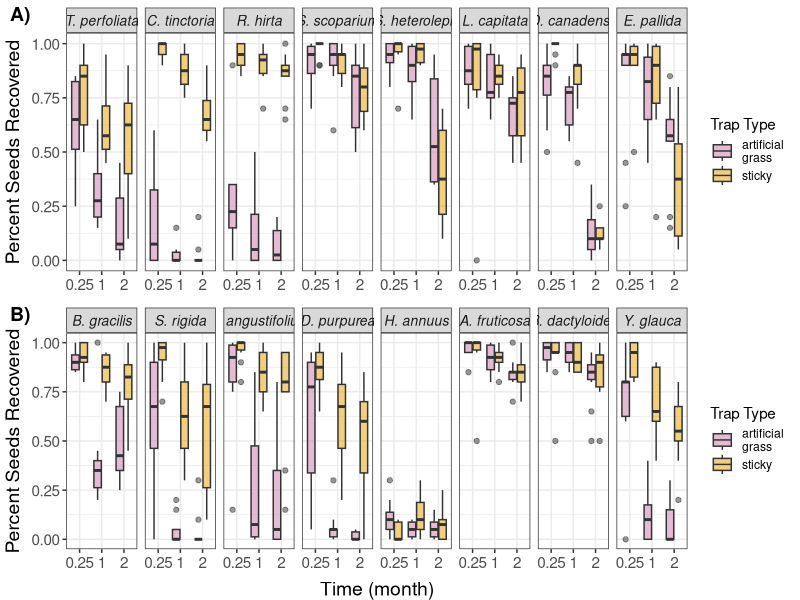

Reproduce this figure in R. (Note: this script raises an error after producing the figure.)
## ---- chunk 1
# clear workspace
rm(list=ls())

# working directory
# set working directory to "source file location"

# libraries
library(tidyverse)
library(RColorBrewer)
library(viridis)
library(cowplot)
library(glmmTMB)
library(ggeffects) #for ggpredict()
library(emmeans) # for post-sticky comparison

# data
all <- read_csv("seed_recovery_all.csv")

## ---- chunk 2


palatte <- c("#CC79A7","#E69F00")

#size order
mo_raw <- subset(all,site == "mo" & treatment != "post-sticky")
mo_raw$species <- factor(mo_raw$species, levels = c("TRIPER", "CORTIN", "RUDHIR", "SCHSCO", "SPOHET", "LESCAP", "DESCAN", "ECHPAL"), labels = c("T. perfoliata", "C. tinctoria", "R. hirta", "S. scoparium", "S. heterolepis", "L. capitata", "D. canadense", "E. pallida"))
mo_raw$treatment <- factor(mo_raw$treatment, levels = c("carpet", "sticky"), labels = c("artificial\ngrass", "sticky"))

mo_raw <- ggplot(mo_raw, aes(x = as.factor(time_month), y = pct_recovered, fill = treatment))+
  geom_boxplot(alpha = 0.5)+
  facet_grid(cols = vars(species))+
  scale_fill_manual(values = palatte, name = "Trap Type")+
  theme_bw()+
  labs(y = "Percent Seeds Recovered")+
  theme(strip.text.x = element_text(size = 10, face = "italic"),
        axis.title.x = element_blank(),
        axis.title.y = element_text(size = 14, vjust = +1.5),
        axis.text.y = element_text(size = 11),
        axis.text.x = element_text(size = 11)
      )


#size order
co_raw <- subset(all, site == "co")
co_raw$species <- factor(co_raw$species, levels = c("b.gracilis", "s.rigida", "s.angustifolium", "d.purpurea", "h.annuus", "a.fruticosa", "b.dactyloides", "y.glauca"), labels = c("B. gracilis", "S. rigida", "S. angustifolium", "D. purpurea", "H. annuus", "A. fruticosa", "B. dactyloides", "Y. glauca"))
co_raw$treatment <- factor(co_raw$treatment, levels = c("carpet", "sticky"), labels = c("artificial\ngrass", "sticky"))

co_raw <- ggplot(co_raw, aes(x = as.factor(time_month), y = pct_recovered, fill = treatment))+
  geom_boxplot(alpha = 0.5)+
  facet_grid(cols = vars(species))+
  scale_fill_manual(values = palatte, name = "Trap Type")+
  theme_bw()+
  labs(y = "Percent Seeds Recovered",x = "Time (month)")+
  theme(strip.text.x = element_text(size = 10, face = "italic"),
        axis.title.y = element_text(size = 14, vjust = +1.5),
        axis.title.x = element_text(size = 14, vjust = -0.75),
        axis.text.y = element_text(size = 11),
        axis.text.x = element_text(size = 11)
      )

plot_grid(mo_raw, co_raw, ncol = 1, labels = c("A)", "B)"))

## save figure
png("../figures/all_raw_data.png", width = 11, height = 8, units = "in", res = 600)

plot_grid(mo_raw, co_raw, ncol = 1, labels = c("A)", "B)"), align = "h", axis = "l")

invisible(dev.off())

## ---- chunk 3

# make relativized capture plot with carpet compared to sticky.

dat_small <- all[,1:8]
dat_small <- subset(dat_small, treatment != "post-sticky")

dat_wide <- dat_small %>%
  pivot_wider(
    names_from = treatment,
    values_from = number_recovered
  )

dat_wide$LRR_removed <- log(dat_wide$sticky / dat_wide$carpet)

#size order
mo_wide <- subset(dat_wide, site == "mo")
mo_wide$species <- factor(mo_wide$species, levels = c("TRIPER", "CORTIN", "RUDHIR", "SCHSCO", "SPOHET", "LESCAP", "DESCAN", "ECHPAL"), labels = c("T. perfoliata", "C. tinctoria", "R. hirta", "S. scoparium", "S. heterolepis", "L. capitata", "D. canadense", "E. pallida"))


mo_rel <- ggplot(mo_wide, aes(x = as.factor(time_month), y = LRR_removed))+
  geom_boxplot()+
  geom_hline(yintercept = 0, linetype = "dashed", color = "red")+
  facet_grid(cols = vars(species))+
  scale_color_brewer(palette = "Set1")+
  theme_bw()+
  ylab("Recovery Log Response Ratio")+
  theme(strip.text.x = element_text(size = 10, face = "italic"),
        axis.title.x = element_blank(),
        axis.title.y = element_text(size = 14, vjust = +1.5),
        axis.text.y = element_text(size = 11),
        axis.text.x = element_text(size = 11)
      )

#size order
co_wide <- subset(dat_wide, site == "co")
co_wide$species <- factor(co_wide$species, levels = c("b.gracilis", "s.rigida", "s.angustifolium", "d.purpurea", "h.annuus", "a.fruticosa", "b.dactyloides", "y.glauca"), labels = c("B. gracilis", "S. rigida", "S. angustifolium", "D. purpurea", "H. annuus", "A. fruticosa", "B. dactyloides", "Y. glauca"))

co_rel <- ggplot(co_wide, aes(x = as.factor(time_month), y = LRR_removed))+
  geom_boxplot()+
  geom_hline(yintercept = 0, linetype = "dashed", color = "red")+
  facet_grid(cols = vars(species))+
  scale_color_brewer(palette = "Set1")+
  theme_bw()+
  ylab("Recovery Log Response Ratio")+
  xlab("Time (month)")+
  theme(strip.text.x = element_text(size = 10, face = "italic"),
        axis.title.y = element_text(size = 14, vjust = +1.5),
        axis.title.x = element_text(size = 14, vjust = -0.75),
        axis.text.y = element_text(size = 11),
        axis.text.x = element_text(size = 11)
      )

plot_grid(mo_rel, co_rel, ncol = 1, labels = c("A)", "B)"))


## save figure
png("../figures/all_relative_data.png", width = 10, height = 8, units = "in", res = 600)

plot_grid(mo_rel, co_rel, ncol = 1, labels = c("A)", "B)"), align = "h", axis = "l")

invisible(dev.off())

## ---- chunk 4
dat_all <- subset(all, treatment != "post-sticky")

# Statistical Model
mod1 <- glmmTMB(pct_recovered ~ treatment * mean_1seed + time_month + (1|site/block), 
                data = dat_all, 
                weights = number_original, 
                family = binomial)
summary(mod1) 


## ---- chunk 5

#Predict the data from the statistical model
out.pred <- predict(mod1, type = 'response')


predicted <- data.frame(pred = out.pred,
                        mass = dat_all$mean_1seed,
                        time = dat_all$time_month,
                        treatment = dat_all$treatment,
                        num_rec = dat_all$number_recovered,
                        num_lost = dat_all$number_lost)

## summary stats
predicted %>%
  group_by(treatment) %>%
  dplyr::summarize(mean_recovered = mean(pred),
                   sd_recovered = sd(pred))


palatte <- c("#CC79A7","#E69F00" )

predicted$treatment <- factor(predicted$treatment, levels = c("carpet", "sticky"), labels = c("artificial grass", "sticky"))



#graph predicted data and binomial smooths
mass <- ggplot(predicted, aes(x = mass, y = pred, 
                     color = treatment))+
          geom_point(position = position_jitter(width = 0.0002), alpha = 0.5)+
          theme_bw()+
          ylim(0,1)+
          scale_colour_manual(values = palatte)+
          labs(y= "Proportion of Seeds Recovered", x = "Seed mass", color = "Trap Type")+ 
          stat_smooth(method = "glm",
                      method.args = list(family = "binomial"))+  
          theme(axis.title.y = element_text(size = 14, vjust = +1.5),
                axis.title.x = element_text(size = 14, vjust = -0.75),
                axis.text.y = element_text(size = 11),
                axis.text.x = element_text(size = 11)
      )

mass

## save figure
png("../figures/recovery_by_mass.png", width = 6, height = 5, units = "in", res = 600)

mass

invisible(dev.off())

## ---- chunk 6

# Contrasts for different seed masses
EM <- emmeans::emmeans(mod1, ~treatment |mean_1seed, at = list(mean_1seed = c(0)))
pairs(EM) ### average results over random effects ##

EM2 <- emmeans::emmeans(mod1, ~treatment |mean_1seed, at = list(mean_1seed = c(0.02)))
pairs(EM2) ### average results over random effects ##

## ---- chunk 7
dat_ps <- all[,1:8]
dat_ps <- subset(dat_ps, site == "mo" & time_month == 1)

dat_ps$pct_recovered <- dat_ps$number_recovered/dat_ps$number_original



dat_ps$treatment <- factor(dat_ps$treatment, levels = c("post-sticky", "carpet", "sticky"), labels = c("post-sticky", "artificial grass", "sticky"))
## ---- chunk 8
mod2 <- glmmTMB(pct_recovered ~ treatment + (1|block) + (1|species), 
                data = dat_ps, 
                family = binomial)
summary(mod2) 
## ---- chunk 9
#Predict the data from the statistical model
out.pred2 <- predict(mod2, type = 'response')


predicted2 <- data.frame(pred2 = out.pred2,
                        treatment = dat_ps$treatment)


stats2 <- predicted2 %>%
            group_by(treatment) %>%
            dplyr::summarize(mean_pct = mean(pred2),
                             sd_pct = sd(pred2))

post_sticky <- ggplot(stats2, aes(x=treatment, y = mean_pct))+
          geom_point(size=4)+
          geom_errorbar(aes(ymin = mean_pct - sd_pct, ymax = mean_pct + sd_pct), width = 0.4, linewidth = 1)+
          theme_bw()+
          ylim(0,1)+
          labs(y= "Proportion of Seeds Recovered", x = "Trap Type")+ 
          theme(axis.title.y = element_text(size = 14, vjust = +1.5),
                axis.title.x = element_text(size = 14, vjust = -0.75),
                axis.text.y = element_text(size = 11),
                axis.text.x = element_text(size = 11)
      )

post_sticky


## save figure
png("../figures/post_sticky.png", width = 5, height = 5, units = "in", res = 600)

post_sticky

invisible(dev.off())

## ---- chunk 10

dat_full_renamed <- dat_all %>%
  mutate(Month = time_month) %>%
  select(-time_month)
mod2 <- glmmTMB(pct_recovered ~ treatment * mean_1seed + Month + (1|site/block), 
                data = dat_full_renamed, 
                weights = number_original, 
                family = binomial)
summary(mod2) 
# Predicted figure for all factors
pred <- ggpredict(mod2, terms=c("mean_1seed", "treatment", "site", "Month"), type="random")

pred$facet <- ifelse(pred$facet == "mo", "Missouri", "Colorado")
pred_all <- plot(pred) +
  labs(x="Seed mass (g)", y="Percent Recovered", color = "Trap Type") +
  ggtitle("") +
  scale_color_manual(values = c("#CC79A7","#E69F00" ), labels = c("artificial grass", "sticky")) +
  scale_fill_manual(values = c("#CC79A7","#E69F00" )) +  
          theme(axis.title.y = element_text(size = 14, vjust = +1.5),
                axis.title.x = element_text(size = 11, vjust = -0.75),
                axis.text.y = element_text(size = 11),
                axis.text.x = element_text(size = 11, angle=45, vjust=.7))
      
pred_all


## save figure
png("../figures/all_predicted.png", width = 5, height = 6, units = "in", res = 600)

pred_all

invisible(dev.off())
